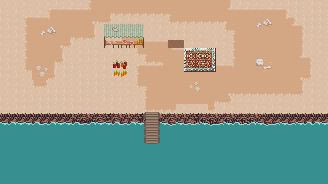

Below is a game level as drawn by its tile map, then a one-line description and the .tmx that defines it (tile-layer data replaced by summaries):
An orthogonal 41x23 tile map with 8x8 px tiles, 12 tile layers (ground, ground-detail1, ground-detail2, ground-detail3, ...) and 16 objects (9x COLLISIONBOX, 4x CREATURE, 2x PROP, SPAWNPOINT).

<map version="1.2" tiledversion="1.2.3" orientation="orthogonal" renderorder="right-down" width="41" height="23" tilewidth="8" tileheight="8" infinite="0" nextobjectid="5" nextlayerid="89" name="level0">
 <properties>
  <property name="AMBIENTLIGHT" value="#00ffffff" />
  <property name="GRAVITY" type="int" value="0" />
  <property name="MAP_TITLE" value="Memphis" />
  <property name="SHADOWCOLOR" value="#28000000" />
 </properties>
 <tileset firstgid="1" name="Tileset" tilewidth="8" tileheight="8" tilecount="1024" columns="32">
  <image source="Tileset.png" width="256" height="256" />
  <terraintypes>
   <terrain name="Sand" tile="67" />
  </terraintypes>
  <tile id="64">
   <animation>
    <frame tileid="64" duration="250" />
    <frame tileid="96" duration="250" />
    <frame tileid="128" duration="250" />
    <frame tileid="160" duration="250" />
   </animation>
  </tile>
  <tile id="67" terrain="0,0,0,0" />
  <tile id="96">
   <animation>
    <frame tileid="96" duration="250" />
    <frame tileid="64" duration="250" />
    <frame tileid="128" duration="250" />
    <frame tileid="160" duration="250" />
   </animation>
  </tile>
  <tile id="99" terrain="0,0,0,0" />
  <tile id="100" terrain="0,0,0,0" />
  <tile id="128">
   <animation>
    <frame tileid="128" duration="250" />
    <frame tileid="96" duration="250" />
    <frame tileid="64" duration="250" />
    <frame tileid="160" duration="250" />
   </animation>
  </tile>
  <tile id="131" terrain=",,,0" />
  <tile id="132" terrain=",,0," />
  <tile id="160">
   <animation>
    <frame tileid="160" duration="250" />
    <frame tileid="64" duration="250" />
    <frame tileid="128" duration="250" />
    <frame tileid="96" duration="250" />
   </animation>
  </tile>
  <tile id="163" terrain=",0,,0" />
  <tile id="164" terrain="0,,0," />
  <tile id="193" terrain=",,,0" />
  <tile id="194" terrain=",,0,0" />
  <tile id="195" terrain=",0,0,0" />
  <tile id="196" terrain="0,,0,0" />
  <tile id="197" terrain=",,0,0" />
  <tile id="198" terrain=",,0," />
  <tile id="225" terrain=",0,," />
  <tile id="226" terrain="0,0,," />
  <tile id="227" terrain="0,0,,0" />
  <tile id="228" terrain="0,0,0," />
  <tile id="229" terrain="0,0,," />
  <tile id="230" terrain="0,,," />
  <tile id="259" terrain=",0,,0" />
  <tile id="260" terrain="0,,0," />
  <tile id="291" terrain=",0,," />
  <tile id="292" terrain="0,,," />
 </tileset>
 <layer id="77" name="ground" width="41" height="23">
  <data>[943 cells, 943 non-empty, 6 distinct tile ids]</data>
 </layer>
 <layer id="78" name="ground-detail1" width="41" height="23">
  <data>[943 cells, 519 non-empty, 55 distinct tile ids]</data>
 </layer>
 <layer id="79" name="ground-detail2" width="41" height="23">
  <data>[943 cells, 8 non-empty, 2 distinct tile ids]</data>
 </layer>
 <layer id="80" name="ground-detail3" width="41" height="23">
  <data>[943 cells, 2 non-empty, 1 distinct tile ids]</data>
 </layer>
 <layer id="82" name="props" width="41" height="23">
  <data>[943 cells, 7 non-empty, 5 distinct tile ids]</data>
 </layer>
 <layer id="83" name="props-detail1" width="41" height="23">
  <data>[943 cells, 12 non-empty, 10 distinct tile ids]</data>
 </layer>
 <layer id="84" name="props-detail2" width="41" height="23">
  <properties>
   <property name="RENDERTYPE" value="OVERLAY" />
  </properties>
  <data>[943 cells, 14 non-empty, 7 distinct tile ids]</data>
 </layer>
 <layer id="81" name="walls" width="41" height="23">
  <data>[943 cells, 0 non-empty, 0 distinct tile ids]</data>
 </layer>
 <layer id="85" name="walls_OVERLAY1" width="41" height="23">
  <properties>
   <property name="RENDERTYPE" value="OVERLAY" />
  </properties>
  <data>[943 cells, 0 non-empty, 0 distinct tile ids]</data>
 </layer>
 <layer id="86" name="walls_OVERLAY2" width="41" height="23">
  <properties>
   <property name="RENDERTYPE" value="OVERLAY" />
  </properties>
  <data>[943 cells, 0 non-empty, 0 distinct tile ids]</data>
 </layer>
 <layer id="87" name="walls_OVERLAY3" width="41" height="23">
  <properties>
   <property name="RENDERTYPE" value="OVERLAY" />
  </properties>
  <data>[943 cells, 0 non-empty, 0 distinct tile ids]</data>
 </layer>
 <layer id="88" name="walls_OVERLAY4" width="41" height="23">
  <properties>
   <property name="RENDERTYPE" value="OVERLAY" />
  </properties>
  <data>[943 cells, 0 non-empty, 0 distinct tile ids]</data>
 </layer>
 <objectgroup id="10" name="collision">
  <object id="1" type="COLLISIONBOX" x="166" y="48" width="20" height="4" />
  <object id="2" type="COLLISIONBOX" x="162" y="42" width="4" height="10" />
  <object id="3" type="COLLISIONBOX" x="162" y="38" width="24" height="4" />
  <object id="5" type="COLLISIONBOX" x="186" y="38" width="4" height="14" />
  <object id="6" type="COLLISIONBOX" x="0" y="0" width="8" height="112" />
 </objectgroup>
 <objectgroup id="11" name="spawnpoints">
  <object id="7" name="enter" type="SPAWNPOINT" x="147" y="90" width="11" height="20" />
  <object id="8" name="keeper" type="CREATURE" x="133" y="84" width="11" height="20">
   <properties>
    <property name="addShadow" type="bool" value="true" />
    <property name="collision" type="bool" value="true" />
    <property name="collisionboxHeight" type="float" value="8" />
    <property name="collisionboxWidth" value="5.0" />
    <property name="indestructible" type="bool" value="true" />
    <property name="next" value="level1" />
    <property name="required" value="1" />
    <property name="scaling" type="bool" value="true" />
    <property name="spritesheetName" value="gatekeeper" />
   </properties>
  </object>
  <object id="9" type="CREATURE" x="175" y="35" width="7" height="13">
   <properties>
    <property name="addShadow" type="bool" value="true" />
    <property name="collision" type="bool" value="true" />
    <property name="collisionboxHeight" type="float" value="5.2" />
    <property name="collisionboxWidth" type="float" value="2.8000000000000003" />
    <property name="indestructible" type="bool" value="false" />
    <property name="owner" value="incontinentius" />
    <property name="spritesheetName" value="slave-centurio" />
   </properties>
  </object>
  <object id="10" name="incontinentius" type="CREATURE" x="191.727" y="42.8182" width="17" height="21">
   <properties>
    <property name="addShadow" type="bool" value="true" />
    <property name="collision" type="bool" value="true" />
    <property name="collisionboxHeight" value="8.0" />
    <property name="collisionboxWidth" value="6.0" />
    <property name="indestructible" type="bool" value="true" />
    <property name="spawnDirection" value="DOWN" />
    <property name="spritesheetName" value="enemy_leather" />
   </properties>
  </object>
 </objectgroup>
 <objectgroup id="12" name="props">
  <object id="11" type="COLLISIONBOX" x="0" y="112" width="328" height="16" />
  <object id="13" type="CREATURE" x="212" y="100" width="4" height="4">
   <properties>
    <property name="addShadow" type="bool" value="true" />
    <property name="collision" type="bool" value="true" />
    <property name="collisionValign" value="MIDDLE" />
    <property name="collisionboxHeight" value="2.0" />
    <property name="collisionboxWidth" type="float" value="2" />
    <property name="indestructible" type="bool" value="false" />
    <property name="scaling" type="bool" value="true" />
    <property name="spawnDirection" value="DOWN" />
    <property name="spritesheetName" value="decormob-cockroach" />
   </properties>
  </object>
  <object id="14" type="COLLISIONBOX" x="320" y="0" width="8" height="112" />
  <object id="15" type="COLLISIONBOX" x="8" y="0" width="312" height="8" />
  <object id="12" type="COLLISIONBOX" x="104" y="40" width="40" height="8" />
  </objectgroup>
</map>
<!-- 2 of 16 objects omitted -->
